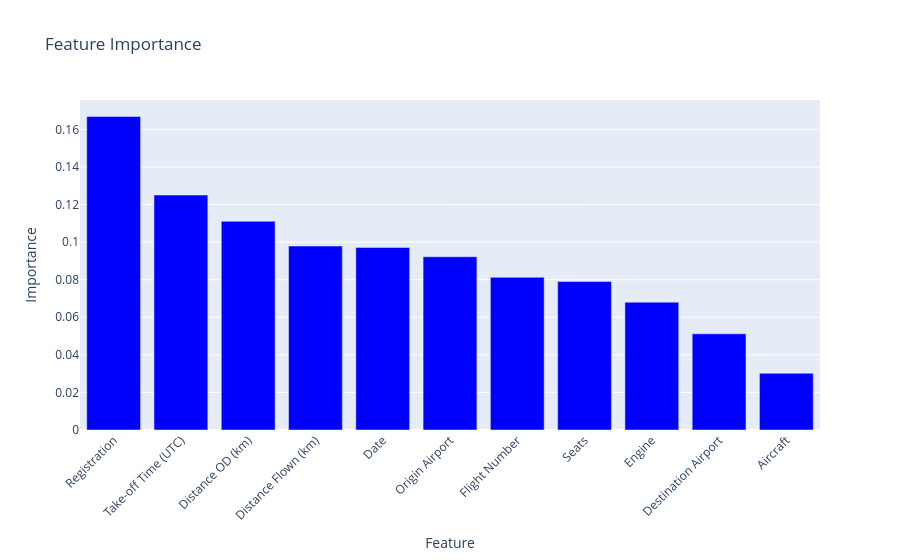

Source (notebook cell):
### Code cell
# using xgboost for regression on Contrails (kgCO2e), using data[feature_selection_list] as features
# we use cross validation to find the best parameters
from xgboost import XGBRegressor
from sklearn.model_selection import KFold
from sklearn.model_selection import train_test_split

from sklearn.metrics import mean_squared_error, r2_score
from sklearn.model_selection import RandomizedSearchCV
from scipy.stats import uniform, randint


X = data[input_features].values
y = data["Contrails (kgCO2e)"].values
X_train, X_test, y_train, y_test = train_test_split(
    X, y, test_size=0.2, random_state=42
)
# define the model
model = XGBRegressor()
# define the parameter grid for RandomizedSearchCV
param_dist = {
    "n_estimators": randint(50, 200),
    "max_depth": randint(2, 10),
    "min_child_weight": randint(1, 10),
    "subsample": uniform(0.5, 0.5),
    "colsample_bytree": uniform(0.5, 0.5),
    "gamma": uniform(0, 5),
    "reg_alpha": uniform(0, 1),
    "reg_lambda": uniform(0, 1),
}
# perform Randomized search with cross validation

grid_search = RandomizedSearchCV(
    model,
    param_distributions=param_dist,
    n_iter=10,
    scoring="neg_mean_squared_error",
    cv=KFold(n_splits=5, shuffle=True, random_state=42),
    verbose=1,
    n_jobs=-1,
)
grid_search.fit(X_train, y_train)
# print best parameters
print("Best parameters: ", grid_search.best_params_)
# print best score
print("Best score: ", grid_search.best_score_)
# fit the model with the best parameters
model = grid_search.best_estimator_
model.fit(X_train, y_train)
# make predictions on the test set
y_pred = model.predict(X_test)
# calculate the mean squared error and r squared
mse = mean_squared_error(y_test, y_pred)
rmse = np.sqrt(mse)
r2 = r2_score(y_test, y_pred)
print("Mean squared error: ", mse)
print("Root mean squared error: ", rmse)
print("R squared: ", r2)

# plot feature importance
importances = model.feature_importances_
indices = np.argsort(importances)[::-1]
fig = px.bar(
    y=importances[indices],
    x=data[input_features].columns[indices],
    labels={"x": "Feature", "y": "Importance"},
    title="Feature Importance",
)
fig.update_traces(marker_color="blue")
fig.update_layout(xaxis_tickangle=-45)
fig.show()

### Figure 1 — Plotly figure (JSON) as saved in the notebook; plotly's stock layout.template omitted (floating-point values rounded to 4 significant figures)
{"data": [{"hovertemplate": "Feature=%{x}<br>Importance=%{y}<extra></extra>", "legendgroup": "", "marker": {"color": "blue", "pattern": {"shape": ""}}, "name": "", "orientation": "v", "showlegend": false, "textposition": "auto", "type": "bar", "x": ["Registration", "Take-off Time (UTC)", "Distance OD (km)", "Distance Flown (km)", "Date", "Origin Airport", "Flight Number", "Seats", "Engine", "Destination Airport", "Aircraft"], "xaxis": "x", "y": [0.1668, 0.125, 0.1111, 0.09791, 0.09719, 0.09222, 0.08128, 0.07901, 0.06803, 0.05118, 0.03021], "yaxis": "y"}], "layout": {"barmode": "relative", "legend": {"tracegroupgap": 0}, "title": {"text": "Feature Importance"}, "xaxis": {"anchor": "y", "domain": [0, 1], "tickangle": -45, "title": {"text": "Feature"}}, "yaxis": {"anchor": "x", "domain": [0, 1], "title": {"text": "Importance"}}}}
